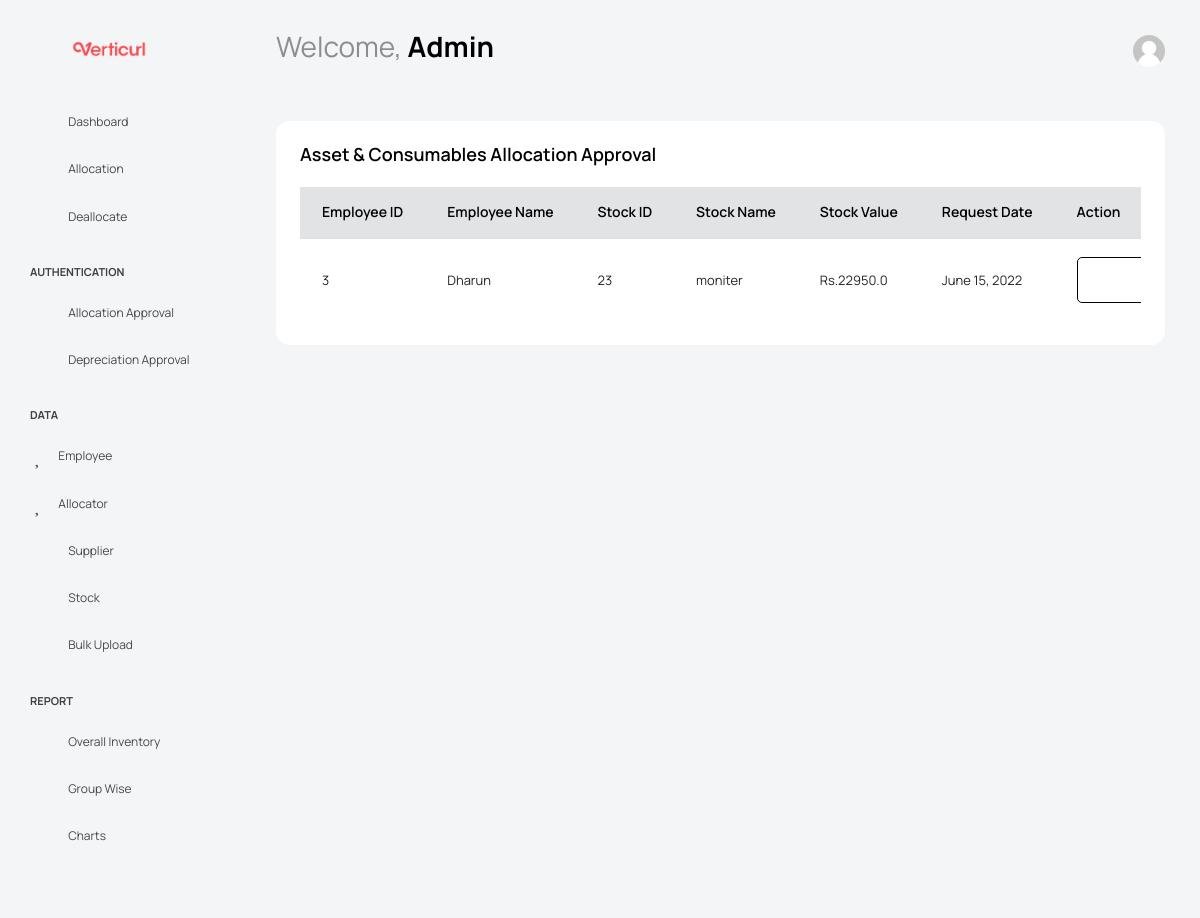
The page /allocationApproval/ on the database its author committed.
### App/models.py (models this page shows, shortened)
class Allocation_approval(models.Model):
    all_req = models.IntegerField(primary_key=True)
    aid = models.ForeignKey(User,on_delete=models.CASCADE)
    stock = models.ForeignKey(Stock,on_delete=models.CASCADE)
    request_date = models.DateField()
    reason = models.IntegerField()

class Stock(models.Model):
    id = models.IntegerField(primary_key=True)
    product_name = models.CharField(max_length=100)
    product_price = models.FloatField()
    product_type = models.CharField(max_length=20)
    supplier = models.ForeignKey(Supplier, on_delete=models.CASCADE)
    dop = models.DateField()
    temp = models.CharField(max_length=100)

### App/views.py (the view)
# urls.py: path('allocationApproval/', views.allocationApproval, name='allocationApproval'),
def allocationApproval(request):
    r = Allocation_approval.objects.filter(reason=0)
    context = {
        'ls': r,
    }
    return render(request, 'App/Admin/Approval/allocationApproval.html',context)

### templates/App/Admin/Approval/allocationApproval.html (shortened to what this page needs)
<!DOCTYPE html>
{% load static %}
<html lang="en">
<head>
  <link rel="stylesheet" href="{% static 'vendors/feather/feather.css'%} ">
  <link rel="stylesheet" href="{% static 'vendors/mdi/css/materialdesignicons.min.css'%} ">
  <link rel="stylesheet" href="{% static 'vendors/ti-icons/css/themify-icons.css'%} ">
  <link rel="stylesheet" href="{% static 'vendors/typicons/typicons.css'%} ">
  <link rel="stylesheet" href="{% static 'vendors/simple-line-icons/css/simple-line-icons.css'%} ">
  <link rel="stylesheet" href="{% static 'vendors/css/vendor.bundle.base.css'%} ">
  <link rel="stylesheet" href="{% static 'vendors/datatables.net-bs4/dataTables.bootstrap4.css'%} ">
  <link rel="stylesheet" type="text/css" href="{% static 'js/select.dataTables.min.css'%} ">
  <link rel="stylesheet" href="{% static 'vendors/select2/select2.min.css'%} ">
  <link rel="stylesheet" href="{% static 'vendors/select2-bootstrap-theme/select2-bootstrap.min.css'%} ">
  <link rel="stylesheet" href="{% static 'css/vertical-layout-light/style.css'%} ">
</head>
<body class="with-welcome-text">
  <div class="container-scroller">
    <nav class="navbar default-layout col-lg-12 col-12 p-0 fixed-top d-flex align-items-top flex-row">
      <div class="text-center navbar-brand-wrapper d-flex align-items-center justify-content-start">
        <div class="me-3">
          <button class="navbar-toggler navbar-toggler align-self-center" type="button" data-bs-toggle="minimize">
            <span class="icon-menu"></span>
          </button>
        </div>
        <div>
          <a class="navbar-brand brand-logo" href="/Admin_Dashboard/">
            <img src="{% static 'Assert/Logo3.png'%}" alt="logo" />
          </a>
        </div>
      </div>
      <div class="navbar-menu-wrapper d-flex align-items-top">
        <ul class="navbar-nav">
          <li class="nav-item font-weight-semibold d-none d-lg-block ms-0">
            <h1 class="welcome-text">Welcome, <span class="text-black fw-bold">Admin</span></h1>
          </li>
        </ul>
        <ul class="navbar-nav ms-auto">
          <li class="nav-item dropdown d-none d-lg-block user-dropdown">
            <a class="nav-link" id="UserDropdown" href="#" data-bs-toggle="dropdown" aria-expanded="false">
              <img class="img-xs rounded-circle" src="{% static 'images/empty_face.jpg' %}" alt="Profile image"> </a>
          </li>
        </ul>
      </div>
    </nav>
    <div class="container-fluid page-body-wrapper">
      <nav class="sidebar sidebar-offcanvas" id="sidebar">
        <ul class="nav">
          <li class="nav-item">
            <a class="nav-link" href="/Admin_Dashboard/">
              <i class="mdi mdi-grid-large menu-icon"></i>
              <span class="menu-title">Dashboard</span>
            </a>
          </li>
          <li class="nav-item">
            <a class="nav-link" href="/allocate/">
              <i class="menu-icon mdi mdi-account-key"></i>
              <span class="menu-title">Allocation</span>
            </a>
          </li>
          <li class="nav-item">
            <a class="nav-link" href="\deallocate\">
              <i class="menu-icon mdi mdi-account-minus"></i>
              <span class="menu-title">Deallocate</span>
            </a>
          </li>
          <li class="nav-item nav-category">Authentication</li>
          <li class="nav-item">
            <a class="nav-link" href="/allocationApproval/">
              <i class="menu-icon mdi  mdi mdi-check"></i>
              <span class="menu-title">Allocation Approval</span>
            </a>
          </li>
          <li class="nav-item">
            <a class="nav-link" href="/depreciationApproval/">
              <i class="menu-icon ti-arrow-down"></i>
              <span class="menu-title">Depreciation Approval</span>
            </a>
          </li>
          <li class="nav-item nav-category">Data</li>
          <li class="nav-item">
            <a class="nav-link" href="/employee/">
              <i class="menu-icon mdi  mdi mdi-account"></i>
              <span class="menu-title">Employee</span>
            </a>
          </li>
            <li class="nav-item">
            <a class="nav-link" href="/newAllocator/">
              <i class="menu-icon mdi  mdi mdi-account"></i>
              <span class="menu-title">Allocator</span>
            </a>
          </li>
          <li class="nav-item">
            <a class="nav-link" href="/supplier/">
              <i class="menu-icon mdi mdi-worker"></i>
              <span class="menu-title">Supplier</span>
            </a>
          </li>
          <li class="nav-item">
            <a class="nav-link" href="/stock/">
              <i class="menu-icon mdi mdi-cart"></i>
              <span class="menu-title">Stock</span>
            </a>
          </li>
            <li class="nav-item">
            <a class="nav-link" href="/bulk/">
              <i class="menu-icon mdi mdi-cloud"></i>
              <span class="menu-title">Bulk Upload</span>
            </a>
          </li>
          <li class="nav-item nav-category">Report</li>
          <li class="nav-item">
            <a class="nav-link"  href="/overallInventory/" >
              <i class="menu-icon mdi mdi-book-open"></i>
              <span class="menu-title">Overall Inventory</span>
            </a>
          </li>
          <li class="nav-item">
            <a class="nav-link" data-bs-toggle="collapse" href="#general-pages" aria-expanded="false" aria-controls="general-pages">
              <i class="menu-icon mdi mdi-book-multiple"></i>
              <span class="menu-title">Group Wise</span>
              <i class="menu-arrow"></i>
            </a>
          </li>
          <li class="nav-item">
            <a class="nav-link" data-bs-toggle="collapse" href="#error" aria-expanded="false" aria-controls="error">
              <i class="menu-icon mdi mdi mdi-chart-line"></i>
              <span class="menu-title">Charts</span>
              <i class="menu-arrow"></i>
            </a>
          </li>
        </ul>
      </nav>
      <div class="main-panel">
        <div class="content-wrapper">
          <div class="card">
            <div class="card-body">
              <h4 class="card-title"> Asset & Consumables Allocation Approval</h4>
              <div class="row">
                <div class="col-12">
                  <div class="table-responsive">
                    <table id="order-listing" class="table">
                                                        <thead class="table-secondary">
                        <tr>
                            <th>Employee ID</th>
                            <th>Employee Name</th>
                            <th>Stock ID</th>
                            <th>Stock Name</th>
                            <th>Stock Value</th>
                            <th>Request Date</th>
                            <th>Action</th>
                        </tr>
                      </thead>
                      <tbody>
                      {% for i in ls %}
                        <tr>
                            <td>{{i.aid.username}}</td>
                            <td>{{i.aid.first_name}}</td>
                            <td>{{i.stock.id}}</td>
                            <td>{{i.stock.product_name}}</td>
                            <td>Rs.{{i.stock.product_price}}</td>
                            <td>{{i.request_date}}</td>
                            <td>
                              <a href="{% url 'a_allow' i.all_req %}" type="button" class="btn btn-outline-dark btn-icon-text">
                              <i class="ti-check btn-icon-prepend"></i>
                            </a>
                            </td>
                        </tr>
                      {% endfor %}
                      </tbody>
                    </table>
                  </div>
                </div>
              </div>
            </div>
          </div>
        </div>
      </div>
    </div>
  </div>
</body>
</html>

### rows shown on the page
Allocation_approval: aid.username "3", aid.first_name "Dharun", stock.id "23", stock.product_name "moniter", stock.product_price "22950.0", request_date "June 15, 2022"
